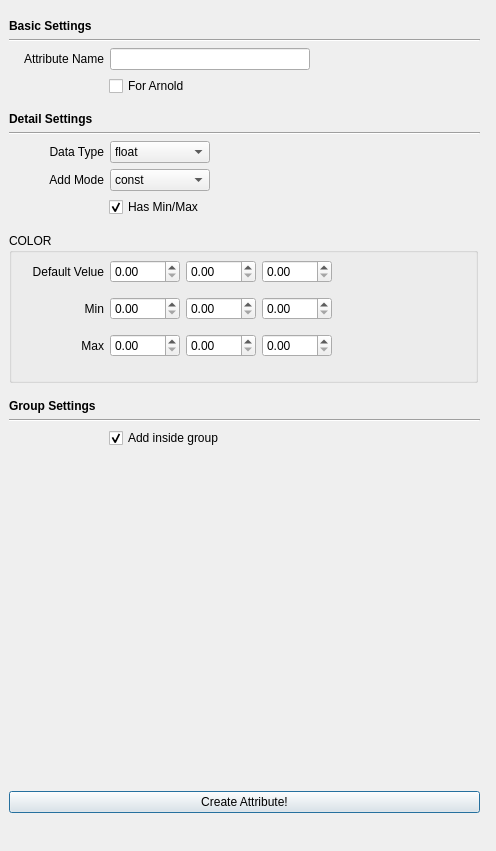
<?xml version="1.0" encoding="UTF-8"?>
<ui version="4.0">
 <class>Dialog</class>
 <widget class="QDialog" name="Dialog">
  <property name="geometry">
   <rect>
    <x>0</x>
    <y>0</y>
    <width>496</width>
    <height>851</height>
   </rect>
  </property>
  <property name="sizePolicy">
   <sizepolicy hsizetype="Fixed" vsizetype="Preferred">
    <horstretch>0</horstretch>
    <verstretch>0</verstretch>
   </sizepolicy>
  </property>
  <property name="windowTitle">
   <string>Batch add attribute</string>
  </property>
  <widget class="QWidget" name="verticalLayoutWidget">
   <property name="geometry">
    <rect>
     <x>9</x>
     <y>19</y>
     <width>471</width>
     <height>794</height>
    </rect>
   </property>
   <layout class="QVBoxLayout" name="verticalLayout">
    <property name="sizeConstraint">
     <enum>QLayout::SetDefaultConstraint</enum>
    </property>
    <item>
     <widget class="QLabel" name="label_3">
      <property name="font">
       <font>
        <weight>75</weight>
        <bold>true</bold>
        <kerning>true</kerning>
       </font>
      </property>
      <property name="text">
       <string>Basic Settings</string>
      </property>
     </widget>
    </item>
    <item>
     <widget class="Line" name="line_2">
      <property name="orientation">
       <enum>Qt::Horizontal</enum>
      </property>
     </widget>
    </item>
    <item>
     <layout class="QHBoxLayout" name="horizontalLayout_3">
      <item>
       <widget class="QLabel" name="label_2">
        <property name="minimumSize">
         <size>
          <width>95</width>
          <height>20</height>
         </size>
        </property>
        <property name="maximumSize">
         <size>
          <width>95</width>
          <height>20</height>
         </size>
        </property>
        <property name="text">
         <string>Attribute Name</string>
        </property>
        <property name="alignment">
         <set>Qt::AlignRight|Qt::AlignTrailing|Qt::AlignVCenter</set>
        </property>
       </widget>
      </item>
      <item>
       <widget class="QLineEdit" name="attr_name_lineEdit">
        <property name="minimumSize">
         <size>
          <width>200</width>
          <height>0</height>
         </size>
        </property>
        <property name="maximumSize">
         <size>
          <width>200</width>
          <height>16777215</height>
         </size>
        </property>
       </widget>
      </item>
      <item>
       <spacer name="horizontalSpacer">
        <property name="orientation">
         <enum>Qt::Horizontal</enum>
        </property>
        <property name="sizeHint" stdset="0">
         <size>
          <width>40</width>
          <height>20</height>
         </size>
        </property>
       </spacer>
      </item>
     </layout>
    </item>
    <item>
     <layout class="QHBoxLayout" name="horizontalLayout_2">
      <item>
       <spacer name="horizontalSpacer_6">
        <property name="orientation">
         <enum>Qt::Horizontal</enum>
        </property>
        <property name="sizeType">
         <enum>QSizePolicy::Fixed</enum>
        </property>
        <property name="sizeHint" stdset="0">
         <size>
          <width>100</width>
          <height>20</height>
         </size>
        </property>
       </spacer>
      </item>
      <item>
       <widget class="QCheckBox" name="arnold_checkBox">
        <property name="minimumSize">
         <size>
          <width>0</width>
          <height>0</height>
         </size>
        </property>
        <property name="maximumSize">
         <size>
          <width>16777215</width>
          <height>16777215</height>
         </size>
        </property>
        <property name="layoutDirection">
         <enum>Qt::LeftToRight</enum>
        </property>
        <property name="text">
         <string>For Arnold</string>
        </property>
        <property name="checkable">
         <bool>true</bool>
        </property>
       </widget>
      </item>
     </layout>
    </item>
    <item>
     <spacer name="verticalSpacer_2">
      <property name="orientation">
       <enum>Qt::Vertical</enum>
      </property>
      <property name="sizeType">
       <enum>QSizePolicy::Fixed</enum>
      </property>
      <property name="sizeHint" stdset="0">
       <size>
        <width>20</width>
        <height>10</height>
       </size>
      </property>
     </spacer>
    </item>
    <item>
     <widget class="QLabel" name="label_4">
      <property name="font">
       <font>
        <weight>75</weight>
        <bold>true</bold>
       </font>
      </property>
      <property name="text">
       <string>Detail Settings</string>
      </property>
     </widget>
    </item>
    <item>
     <widget class="Line" name="line">
      <property name="orientation">
       <enum>Qt::Horizontal</enum>
      </property>
     </widget>
    </item>
    <item>
     <layout class="QHBoxLayout" name="horizontalLayout">
      <item>
       <widget class="QLabel" name="label">
        <property name="minimumSize">
         <size>
          <width>95</width>
          <height>0</height>
         </size>
        </property>
        <property name="maximumSize">
         <size>
          <width>95</width>
          <height>16777215</height>
         </size>
        </property>
        <property name="layoutDirection">
         <enum>Qt::RightToLeft</enum>
        </property>
        <property name="autoFillBackground">
         <bool>false</bool>
        </property>
        <property name="text">
         <string>Data Type</string>
        </property>
        <property name="alignment">
         <set>Qt::AlignRight|Qt::AlignTrailing|Qt::AlignVCenter</set>
        </property>
       </widget>
      </item>
      <item>
       <widget class="QComboBox" name="data_type_comboBox">
        <property name="minimumSize">
         <size>
          <width>100</width>
          <height>0</height>
         </size>
        </property>
        <property name="maximumSize">
         <size>
          <width>100</width>
          <height>16777215</height>
         </size>
        </property>
        <property name="locale">
         <locale language="Armenian" country="Armenia"/>
        </property>
        <property name="editable">
         <bool>false</bool>
        </property>
        <property name="currentText">
         <string>float</string>
        </property>
        <property name="currentIndex">
         <number>0</number>
        </property>
        <property name="maxVisibleItems">
         <number>3</number>
        </property>
        <item>
         <property name="text">
          <string>float</string>
         </property>
        </item>
        <item>
         <property name="text">
          <string>int</string>
         </property>
        </item>
        <item>
         <property name="text">
          <string>color</string>
         </property>
        </item>
       </widget>
      </item>
      <item>
       <spacer name="horizontalSpacer_2">
        <property name="orientation">
         <enum>Qt::Horizontal</enum>
        </property>
        <property name="sizeHint" stdset="0">
         <size>
          <width>40</width>
          <height>20</height>
         </size>
        </property>
       </spacer>
      </item>
     </layout>
    </item>
    <item>
     <layout class="QHBoxLayout" name="horizontalLayout_16">
      <item>
       <widget class="QLabel" name="label_15">
        <property name="minimumSize">
         <size>
          <width>95</width>
          <height>0</height>
         </size>
        </property>
        <property name="maximumSize">
         <size>
          <width>95</width>
          <height>16777215</height>
         </size>
        </property>
        <property name="layoutDirection">
         <enum>Qt::RightToLeft</enum>
        </property>
        <property name="autoFillBackground">
         <bool>false</bool>
        </property>
        <property name="text">
         <string>Add Mode</string>
        </property>
        <property name="alignment">
         <set>Qt::AlignRight|Qt::AlignTrailing|Qt::AlignVCenter</set>
        </property>
       </widget>
      </item>
      <item>
       <widget class="QComboBox" name="add_mode_comboBox">
        <property name="minimumSize">
         <size>
          <width>100</width>
          <height>0</height>
         </size>
        </property>
        <property name="maximumSize">
         <size>
          <width>200</width>
          <height>16777215</height>
         </size>
        </property>
        <property name="locale">
         <locale language="Armenian" country="Armenia"/>
        </property>
        <property name="editable">
         <bool>false</bool>
        </property>
        <property name="currentText">
         <string>const</string>
        </property>
        <property name="currentIndex">
         <number>0</number>
        </property>
        <property name="maxVisibleItems">
         <number>3</number>
        </property>
        <item>
         <property name="text">
          <string>const</string>
         </property>
        </item>
        <item>
         <property name="text">
          <string>random</string>
         </property>
        </item>
       </widget>
      </item>
      <item>
       <spacer name="horizontalSpacer_15">
        <property name="orientation">
         <enum>Qt::Horizontal</enum>
        </property>
        <property name="sizeHint" stdset="0">
         <size>
          <width>40</width>
          <height>20</height>
         </size>
        </property>
       </spacer>
      </item>
     </layout>
    </item>
    <item>
     <layout class="QHBoxLayout" name="horizontalLayout_7">
      <item>
       <spacer name="horizontalSpacer_7">
        <property name="orientation">
         <enum>Qt::Horizontal</enum>
        </property>
        <property name="sizeType">
         <enum>QSizePolicy::Fixed</enum>
        </property>
        <property name="sizeHint" stdset="0">
         <size>
          <width>100</width>
          <height>20</height>
         </size>
        </property>
       </spacer>
      </item>
      <item>
       <widget class="QCheckBox" name="min_max_checkBox">
        <property name="text">
         <string>Has Min/Max</string>
        </property>
        <property name="checked">
         <bool>true</bool>
        </property>
       </widget>
      </item>
     </layout>
    </item>
    <item>
     <spacer name="verticalSpacer_3">
      <property name="orientation">
       <enum>Qt::Vertical</enum>
      </property>
      <property name="sizeType">
       <enum>QSizePolicy::Fixed</enum>
      </property>
      <property name="sizeHint" stdset="0">
       <size>
        <width>20</width>
        <height>10</height>
       </size>
      </property>
     </spacer>
    </item>
    <item>
     <widget class="QStackedWidget" name="data_type_stackedWidget">
      <property name="minimumSize">
       <size>
        <width>0</width>
        <height>150</height>
       </size>
      </property>
      <property name="maximumSize">
       <size>
        <width>16777215</width>
        <height>150</height>
       </size>
      </property>
      <property name="mouseTracking">
       <bool>false</bool>
      </property>
      <property name="focusPolicy">
       <enum>Qt::NoFocus</enum>
      </property>
      <property name="contextMenuPolicy">
       <enum>Qt::DefaultContextMenu</enum>
      </property>
      <property name="acceptDrops">
       <bool>false</bool>
      </property>
      <property name="frameShape">
       <enum>QFrame::NoFrame</enum>
      </property>
      <property name="currentIndex">
       <number>0</number>
      </property>
      <widget class="QWidget" name="page_3">
       <property name="sizePolicy">
        <sizepolicy hsizetype="Expanding" vsizetype="Expanding">
         <horstretch>0</horstretch>
         <verstretch>0</verstretch>
        </sizepolicy>
       </property>
       <property name="layoutDirection">
        <enum>Qt::LeftToRight</enum>
       </property>
       <property name="autoFillBackground">
        <bool>false</bool>
       </property>
       <widget class="QGroupBox" name="groupBox_3">
        <property name="enabled">
         <bool>true</bool>
        </property>
        <property name="geometry">
         <rect>
          <x>0</x>
          <y>0</y>
          <width>469</width>
          <height>150</height>
         </rect>
        </property>
        <property name="sizePolicy">
         <sizepolicy hsizetype="Expanding" vsizetype="Expanding">
          <horstretch>0</horstretch>
          <verstretch>0</verstretch>
         </sizepolicy>
        </property>
        <property name="minimumSize">
         <size>
          <width>0</width>
          <height>150</height>
         </size>
        </property>
        <property name="title">
         <string>COLOR</string>
        </property>
        <widget class="QWidget" name="verticalLayoutWidget_4">
         <property name="geometry">
          <rect>
           <x>0</x>
           <y>9</y>
           <width>510</width>
           <height>124</height>
          </rect>
         </property>
         <layout class="QVBoxLayout" name="verticalLayout_4">
          <item>
           <spacer name="verticalSpacer_6">
            <property name="orientation">
             <enum>Qt::Vertical</enum>
            </property>
            <property name="sizeType">
             <enum>QSizePolicy::Fixed</enum>
            </property>
            <property name="sizeHint" stdset="0">
             <size>
              <width>20</width>
              <height>10</height>
             </size>
            </property>
           </spacer>
          </item>
          <item>
           <layout class="QHBoxLayout" name="horizontalLayout_10">
            <item>
             <widget class="QLabel" name="label_11">
              <property name="minimumSize">
               <size>
                <width>95</width>
                <height>0</height>
               </size>
              </property>
              <property name="maximumSize">
               <size>
                <width>95</width>
                <height>16777215</height>
               </size>
              </property>
              <property name="text">
               <string>Default Velue</string>
              </property>
              <property name="alignment">
               <set>Qt::AlignRight|Qt::AlignTrailing|Qt::AlignVCenter</set>
              </property>
             </widget>
            </item>
            <item>
             <widget class="QDoubleSpinBox" name="c_dv_r_doubleSpinBox">
              <property name="minimumSize">
               <size>
                <width>70</width>
                <height>0</height>
               </size>
              </property>
              <property name="maximumSize">
               <size>
                <width>70</width>
                <height>16777215</height>
               </size>
              </property>
             </widget>
            </item>
            <item>
             <widget class="QDoubleSpinBox" name="c_dv_g_doubleSpinBox">
              <property name="minimumSize">
               <size>
                <width>70</width>
                <height>0</height>
               </size>
              </property>
              <property name="maximumSize">
               <size>
                <width>70</width>
                <height>16777215</height>
               </size>
              </property>
             </widget>
            </item>
            <item>
             <widget class="QDoubleSpinBox" name="c_dv_b_doubleSpinBox">
              <property name="minimumSize">
               <size>
                <width>70</width>
                <height>0</height>
               </size>
              </property>
              <property name="maximumSize">
               <size>
                <width>70</width>
                <height>16777215</height>
               </size>
              </property>
             </widget>
            </item>
            <item>
             <spacer name="horizontalSpacer_10">
              <property name="orientation">
               <enum>Qt::Horizontal</enum>
              </property>
              <property name="sizeHint" stdset="0">
               <size>
                <width>40</width>
                <height>20</height>
               </size>
              </property>
             </spacer>
            </item>
           </layout>
          </item>
          <item>
           <layout class="QHBoxLayout" name="horizontalLayout_12">
            <item>
             <widget class="QLabel" name="label_12">
              <property name="minimumSize">
               <size>
                <width>95</width>
                <height>0</height>
               </size>
              </property>
              <property name="maximumSize">
               <size>
                <width>95</width>
                <height>16777215</height>
               </size>
              </property>
              <property name="text">
               <string>Min</string>
              </property>
              <property name="alignment">
               <set>Qt::AlignRight|Qt::AlignTrailing|Qt::AlignVCenter</set>
              </property>
             </widget>
            </item>
            <item>
             <widget class="QDoubleSpinBox" name="c_min_b_doubleSpinBox">
              <property name="minimumSize">
               <size>
                <width>70</width>
                <height>0</height>
               </size>
              </property>
              <property name="maximumSize">
               <size>
                <width>70</width>
                <height>16777215</height>
               </size>
              </property>
             </widget>
            </item>
            <item>
             <widget class="QDoubleSpinBox" name="c_min_r_doubleSpinBox">
              <property name="minimumSize">
               <size>
                <width>70</width>
                <height>0</height>
               </size>
              </property>
              <property name="maximumSize">
               <size>
                <width>70</width>
                <height>16777215</height>
               </size>
              </property>
             </widget>
            </item>
            <item>
             <widget class="QDoubleSpinBox" name="c_min_g_doubleSpinBox">
              <property name="minimumSize">
               <size>
                <width>70</width>
                <height>0</height>
               </size>
              </property>
              <property name="maximumSize">
               <size>
                <width>70</width>
                <height>16777215</height>
               </size>
              </property>
             </widget>
            </item>
            <item>
             <spacer name="horizontalSpacer_12">
              <property name="orientation">
               <enum>Qt::Horizontal</enum>
              </property>
              <property name="sizeHint" stdset="0">
               <size>
                <width>40</width>
                <height>20</height>
               </size>
              </property>
             </spacer>
            </item>
           </layout>
          </item>
          <item>
           <layout class="QHBoxLayout" name="horizontalLayout_14">
            <item>
             <widget class="QLabel" name="label_13">
              <property name="minimumSize">
               <size>
                <width>95</width>
                <height>0</height>
               </size>
              </property>
              <property name="maximumSize">
               <size>
                <width>95</width>
                <height>16777215</height>
               </size>
              </property>
              <property name="text">
               <string>Max</string>
              </property>
              <property name="alignment">
               <set>Qt::AlignRight|Qt::AlignTrailing|Qt::AlignVCenter</set>
              </property>
             </widget>
            </item>
            <item>
             <widget class="QDoubleSpinBox" name="c_max_r_doubleSpinBox">
              <property name="minimumSize">
               <size>
                <width>70</width>
                <height>0</height>
               </size>
              </property>
              <property name="maximumSize">
               <size>
                <width>70</width>
                <height>16777215</height>
               </size>
              </property>
             </widget>
            </item>
            <item>
             <widget class="QDoubleSpinBox" name="c_max_g_doubleSpinBox">
              <property name="minimumSize">
               <size>
                <width>70</width>
                <height>0</height>
               </size>
              </property>
              <property name="maximumSize">
               <size>
                <width>70</width>
                <height>16777215</height>
               </size>
              </property>
             </widget>
            </item>
            <item>
             <widget class="QDoubleSpinBox" name="c_max_b_doubleSpinBox">
              <property name="minimumSize">
               <size>
                <width>70</width>
                <height>0</height>
               </size>
              </property>
              <property name="maximumSize">
               <size>
                <width>70</width>
                <height>16777215</height>
               </size>
              </property>
             </widget>
            </item>
            <item>
             <spacer name="horizontalSpacer_13">
              <property name="orientation">
               <enum>Qt::Horizontal</enum>
              </property>
              <property name="sizeHint" stdset="0">
               <size>
                <width>40</width>
                <height>20</height>
               </size>
              </property>
             </spacer>
            </item>
           </layout>
          </item>
         </layout>
        </widget>
       </widget>
      </widget>
      <widget class="QWidget" name="page">
       <widget class="QGroupBox" name="groupBox">
        <property name="geometry">
         <rect>
          <x>0</x>
          <y>0</y>
          <width>469</width>
          <height>150</height>
         </rect>
        </property>
        <property name="sizePolicy">
         <sizepolicy hsizetype="Expanding" vsizetype="Expanding">
          <horstretch>0</horstretch>
          <verstretch>0</verstretch>
         </sizepolicy>
        </property>
        <property name="minimumSize">
         <size>
          <width>0</width>
          <height>150</height>
         </size>
        </property>
        <property name="autoFillBackground">
         <bool>false</bool>
        </property>
        <property name="title">
         <string>FLOAT</string>
        </property>
        <property name="flat">
         <bool>false</bool>
        </property>
        <property name="checkable">
         <bool>false</bool>
        </property>
        <widget class="QWidget" name="verticalLayoutWidget_2">
         <property name="geometry">
          <rect>
           <x>0</x>
           <y>9</y>
           <width>471</width>
           <height>124</height>
          </rect>
         </property>
         <layout class="QVBoxLayout" name="verticalLayout_2">
          <property name="sizeConstraint">
           <enum>QLayout::SetDefaultConstraint</enum>
          </property>
          <item>
           <spacer name="verticalSpacer_4">
            <property name="orientation">
             <enum>Qt::Vertical</enum>
            </property>
            <property name="sizeType">
             <enum>QSizePolicy::Fixed</enum>
            </property>
            <property name="sizeHint" stdset="0">
             <size>
              <width>20</width>
              <height>10</height>
             </size>
            </property>
           </spacer>
          </item>
          <item>
           <layout class="QHBoxLayout" name="horizontalLayout_4">
            <item>
             <widget class="QLabel" name="label_5">
              <property name="minimumSize">
               <size>
                <width>95</width>
                <height>0</height>
               </size>
              </property>
              <property name="maximumSize">
               <size>
                <width>95</width>
                <height>16777215</height>
               </size>
              </property>
              <property name="text">
               <string>Default Velue</string>
              </property>
              <property name="alignment">
               <set>Qt::AlignRight|Qt::AlignTrailing|Qt::AlignVCenter</set>
              </property>
             </widget>
            </item>
            <item>
             <widget class="QDoubleSpinBox" name="f_dv_doubleSpinBox">
              <property name="minimumSize">
               <size>
                <width>70</width>
                <height>0</height>
               </size>
              </property>
              <property name="maximumSize">
               <size>
                <width>70</width>
                <height>16777215</height>
               </size>
              </property>
             </widget>
            </item>
            <item>
             <spacer name="horizontalSpacer_3">
              <property name="orientation">
               <enum>Qt::Horizontal</enum>
              </property>
              <property name="sizeType">
               <enum>QSizePolicy::Expanding</enum>
              </property>
              <property name="sizeHint" stdset="0">
               <size>
                <width>40</width>
                <height>20</height>
               </size>
              </property>
             </spacer>
            </item>
           </layout>
          </item>
          <item>
           <layout class="QHBoxLayout" name="horizontalLayout_6">
            <item>
             <widget class="QLabel" name="label_6">
              <property name="minimumSize">
               <size>
                <width>95</width>
                <height>0</height>
               </size>
              </property>
              <property name="maximumSize">
               <size>
                <width>95</width>
                <height>16777215</height>
               </size>
              </property>
              <property name="text">
               <string>Min</string>
              </property>
              <property name="alignment">
               <set>Qt::AlignRight|Qt::AlignTrailing|Qt::AlignVCenter</set>
              </property>
             </widget>
            </item>
            <item>
             <widget class="QDoubleSpinBox" name="f_min_doubleSpinBox">
              <property name="minimumSize">
               <size>
                <width>70</width>
                <height>0</height>
               </size>
              </property>
              <property name="maximumSize">
               <size>
                <width>70</width>
                <height>16777215</height>
               </size>
              </property>
             </widget>
            </item>
            <item>
             <widget class="QLabel" name="label_7">
              <property name="minimumSize">
               <size>
                <width>95</width>
                <height>0</height>
               </size>
              </property>
              <property name="maximumSize">
               <size>
                <width>95</width>
                <height>16777215</height>
               </size>
              </property>
              <property name="text">
               <string>Max</string>
              </property>
              <property name="alignment">
               <set>Qt::AlignRight|Qt::AlignTrailing|Qt::AlignVCenter</set>
              </property>
             </widget>
            </item>
            <item>
             <widget class="QDoubleSpinBox" name="f_max_doubleSpinBox">
              <property name="minimumSize">
               <size>
                <width>70</width>
                <height>0</height>
               </size>
              </property>
              <property name="maximumSize">
               <size>
                <width>70</width>
                <height>16777215</height>
               </size>
              </property>
             </widget>
            </item>
            <item>
             <spacer name="horizontalSpacer_4">
              <property name="orientation">
               <enum>Qt::Horizontal</enum>
              </property>
              <property name="sizeHint" stdset="0">
               <size>
                <width>40</width>
                <height>20</height>
               </size>
              </property>
             </spacer>
            </item>
           </layout>
          </item>
          <item>
           <spacer name="verticalSpacer_8">
            <property name="orientation">
             <enum>Qt::Vertical</enum>
            </property>
            <property name="sizeHint" stdset="0">
             <size>
              <width>20</width>
              <height>40</height>
             </size>
            </property>
           </spacer>
          </item>
         </layout>
        </widget>
       </widget>
      </widget>
      <widget class="QWidget" name="page_2">
       <widget class="QGroupBox" name="groupBox_2">
        <property name="geometry">
         <rect>
          <x>0</x>
          <y>0</y>
          <width>469</width>
          <height>150</height>
         </rect>
        </property>
        <property name="sizePolicy">
         <sizepolicy hsizetype="Expanding" vsizetype="Expanding">
          <horstretch>0</horstretch>
          <verstretch>0</verstretch>
         </sizepolicy>
        </property>
        <property name="minimumSize">
         <size>
          <width>0</width>
          <height>90</height>
         </size>
        </property>
        <property name="title">
         <string>INT</string>
        </property>
        <widget class="QWidget" name="verticalLayoutWidget_3">
         <property name="geometry">
          <rect>
           <x>0</x>
           <y>9</y>
           <width>471</width>
           <height>124</height>
          </rect>
         </property>
         <layout class="QVBoxLayout" name="verticalLayout_3">
          <property name="sizeConstraint">
           <enum>QLayout::SetDefaultConstraint</enum>
          </property>
          <item>
           <spacer name="verticalSpacer_5">
            <property name="orientation">
             <enum>Qt::Vertical</enum>
            </property>
            <property name="sizeType">
             <enum>QSizePolicy::Fixed</enum>
            </property>
            <property name="sizeHint" stdset="0">
             <size>
              <width>20</width>
              <height>10</height>
             </size>
            </property>
           </spacer>
          </item>
          <item>
           <layout class="QHBoxLayout" name="horizontalLayout_5">
            <item>
             <widget class="QLabel" name="label_8">
              <property name="minimumSize">
               <size>
                <width>95</width>
                <height>0</height>
               </size>
              </property>
              <property name="maximumSize">
               <size>
                <width>95</width>
                <height>16777215</height>
               </size>
              </property>
              <property name="text">
               <string>Default Velue</string>
              </property>
              <property name="alignment">
               <set>Qt::AlignRight|Qt::AlignTrailing|Qt::AlignVCenter</set>
              </property>
             </widget>
            </item>
            <item>
             <widget class="QSpinBox" name="i_dv_spinBox">
              <property name="minimumSize">
               <size>
                <width>70</width>
                <height>0</height>
               </size>
              </property>
              <property name="maximumSize">
               <size>
                <width>70</width>
                <height>16777215</height>
               </size>
              </property>
             </widget>
            </item>
            <item>
             <spacer name="horizontalSpacer_5">
              <property name="orientation">
               <enum>Qt::Horizontal</enum>
              </property>
              <property name="sizeHint" stdset="0">
               <size>
                <width>40</width>
                <height>20</height>
               </size>
              </property>
             </spacer>
            </item>
           </layout>
          </item>
          <item>
           <layout class="QHBoxLayout" name="horizontalLayout_9">
            <item>
             <widget class="QLabel" name="label_9">
              <property name="minimumSize">
               <size>
                <width>95</width>
                <height>0</height>
               </size>
              </property>
              <property name="maximumSize">
               <size>
                <width>95</width>
                <height>16777215</height>
               </size>
              </property>
              <property name="text">
               <string>Min</string>
              </property>
              <property name="alignment">
               <set>Qt::AlignRight|Qt::AlignTrailing|Qt::AlignVCenter</set>
              </property>
             </widget>
            </item>
            <item>
             <widget class="QSpinBox" name="i_min_spinBox">
              <property name="minimumSize">
               <size>
                <width>70</width>
                <height>0</height>
               </size>
              </property>
              <property name="maximumSize">
               <size>
                <width>70</width>
                <height>16777215</height>
               </size>
              </property>
             </widget>
            </item>
            <item>
             <widget class="QLabel" name="label_10">
              <property name="minimumSize">
               <size>
                <width>95</width>
                <height>0</height>
               </size>
              </property>
              <property name="maximumSize">
               <size>
                <width>95</width>
                <height>16777215</height>
               </size>
              </property>
              <property name="text">
               <string>Max</string>
              </property>
              <property name="alignment">
               <set>Qt::AlignRight|Qt::AlignTrailing|Qt::AlignVCenter</set>
              </property>
             </widget>
            </item>
            <item>
             <widget class="QSpinBox" name="i_max_spinBox">
              <property name="minimumSize">
               <size>
                <width>70</width>
                <height>0</height>
               </size>
              </property>
              <property name="maximumSize">
               <size>
                <width>70</width>
                <height>16777215</height>
               </size>
              </property>
             </widget>
            </item>
            <item>
             <spacer name="horizontalSpacer_9">
              <property name="orientation">
               <enum>Qt::Horizontal</enum>
              </property>
              <property name="sizeHint" stdset="0">
               <size>
                <width>40</width>
                <height>20</height>
               </size>
              </property>
             </spacer>
            </item>
           </layout>
          </item>
          <item>
           <spacer name="verticalSpacer_9">
            <property name="orientation">
             <enum>Qt::Vertical</enum>
            </property>
            <property name="sizeHint" stdset="0">
             <size>
              <width>20</width>
              <height>40</height>
             </size>
            </property>
           </spacer>
          </item>
         </layout>
        </widget>
       </widget>
      </widget>
     </widget>
    </item>
    <item>
     <spacer name="verticalSpacer_7">
      <property name="orientation">
       <enum>Qt::Vertical</enum>
      </property>
      <property name="sizeType">
       <enum>QSizePolicy::Fixed</enum>
      </property>
      <property name="sizeHint" stdset="0">
       <size>
        <width>20</width>
        <height>10</height>
       </size>
      </property>
     </spacer>
    </item>
    <item>
     <widget class="QLabel" name="label_14">
      <property name="font">
       <font>
        <weight>75</weight>
        <bold>true</bold>
       </font>
      </property>
      <property name="text">
       <string>Group Settings</string>
      </property>
     </widget>
    </item>
    <item>
     <widget class="Line" name="line_3">
      <property name="orientation">
       <enum>Qt::Horizontal</enum>
      </property>
     </widget>
    </item>
    <item>
     <layout class="QHBoxLayout" name="horizontalLayout_15" stretch="0,0">
      <property name="sizeConstraint">
       <enum>QLayout::SetMinimumSize</enum>
      </property>
      <property name="bottomMargin">
       <number>0</number>
      </property>
      <item>
       <spacer name="horizontalSpacer_14">
        <property name="orientation">
         <enum>Qt::Horizontal</enum>
        </property>
        <property name="sizeType">
         <enum>QSizePolicy::Fixed</enum>
        </property>
        <property name="sizeHint" stdset="0">
         <size>
          <width>100</width>
          <height>20</height>
         </size>
        </property>
       </spacer>
      </item>
      <item>
       <widget class="QCheckBox" name="add_group_checkBox">
        <property name="minimumSize">
         <size>
          <width>0</width>
          <height>0</height>
         </size>
        </property>
        <property name="maximumSize">
         <size>
          <width>16777215</width>
          <height>16777215</height>
         </size>
        </property>
        <property name="layoutDirection">
         <enum>Qt::LeftToRight</enum>
        </property>
        <property name="text">
         <string>Add inside group</string>
        </property>
        <property name="checkable">
         <bool>true</bool>
        </property>
        <property name="checked">
         <bool>true</bool>
        </property>
       </widget>
      </item>
     </layout>
    </item>
    <item>
     <spacer name="verticalSpacer">
      <property name="orientation">
       <enum>Qt::Vertical</enum>
      </property>
      <property name="sizeHint" stdset="0">
       <size>
        <width>20</width>
        <height>40</height>
       </size>
      </property>
     </spacer>
    </item>
    <item>
     <widget class="QPushButton" name="pushButton">
      <property name="enabled">
       <bool>true</bool>
      </property>
      <property name="text">
       <string>Create Attribute!</string>
      </property>
     </widget>
    </item>
   </layout>
  </widget>
 </widget>
 <resources/>
 <connections/>
</ui>
